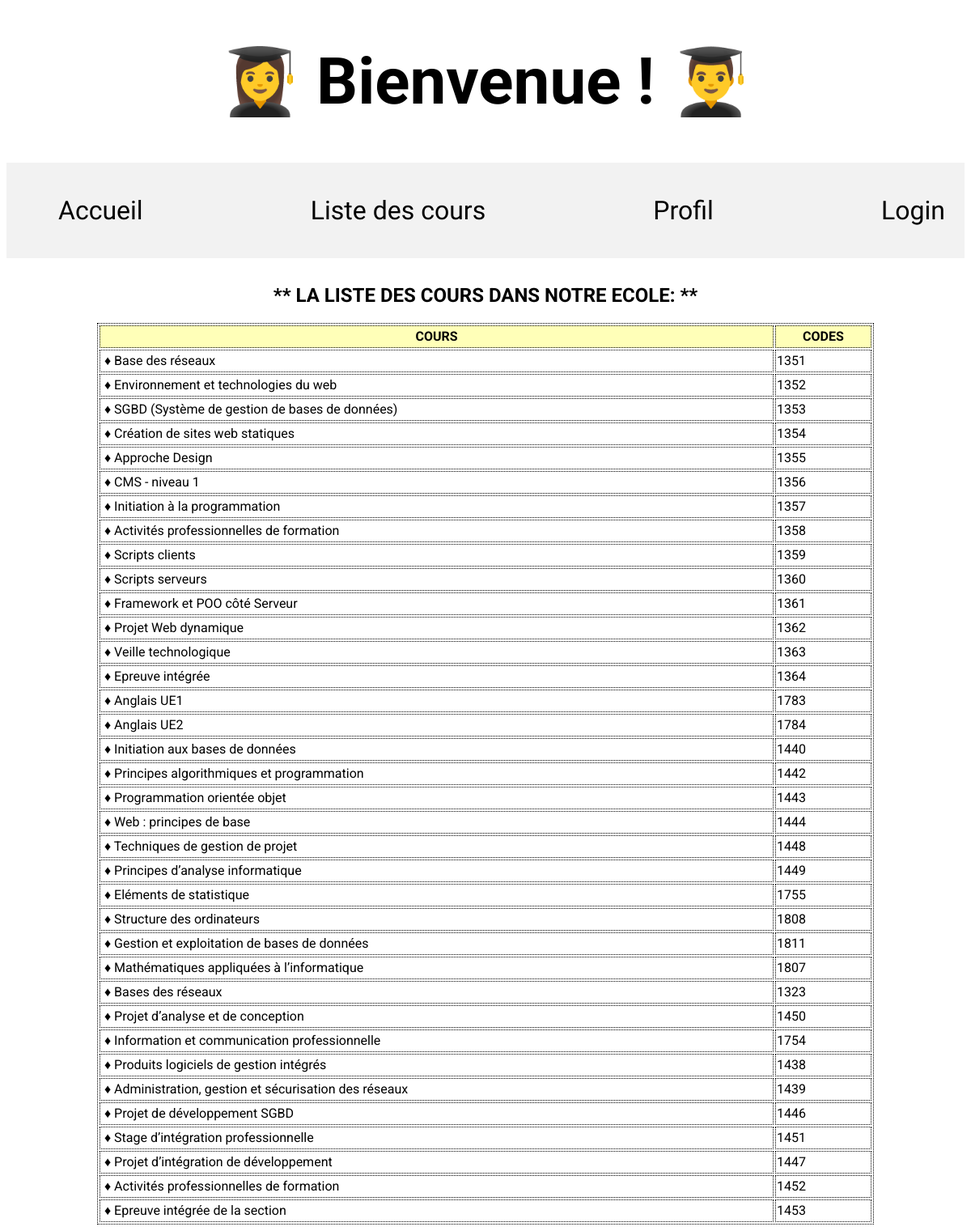
Page /index.php?sent=page/liste_des_cours on the committed database.
### tables this page shows
CREATE TABLE IF NOT EXISTS `course` (
  `id` bigint UNSIGNED NOT NULL AUTO_INCREMENT,
  `name` varchar(255) NOT NULL,
  `code` varchar(4) NOT NULL,
  PRIMARY KEY (`id`),
  UNIQUE KEY `code` (`code`)
);

### page/liste_des_cours.php (the view, shortened to what this page needs)
<h2>** LA LISTE DES COURS DANS NOTRE ECOLE: ** </h2>
<table>
    <thead>
        <tr>
            <th>COURS</th>
            <th>CODES</th>
        </tr>
    </thead>
    <tbody>
    <?php
    global $connexion;
    $sql = 'SELECT * FROM course';
    $query = $connexion->prepare($sql);
    $query->execute();
    $result = $query->fetchObject();
    while ($result) {
        echo '<tr><td>&nbsp;&#x2666; ' . $result->name . '</td><td>' . $result->code . '</td></tr>';
        $result = $query->fetchObject();
    }
    ?>
    </tbody>
</table>

### page/menu.php (shortened to what this page needs)
<nav>
    <ul>
        <li><a href="index.php">Accueil</a></li>
        <li><a href="index.php?sent=page/liste_des_cours">Liste des cours</a></li>
        <li><a href="index.php?sent=page/profile">Profil</a></li>
          <?php
            if(!empty($_SESSION['user_id'])){
                ?>
                <li><a href="index.php?sent=page/logout">&#10145;&#65039; Logout</a></li>
            <?php
            } else {
            ?>
            <li><a href="index.php?sent=page/login">Login</a></li>
            <?php
            }
        ?>
    </ul>
</nav>

### index.php (shortened to what this page needs)
<?php
include_once 'lib/fct_menu.php';
require_once 'page/menu.php';
if(!empty($_GET['sent'])){
    extension($_GET['sent']);
}

### lib/fct_menu.php
<?php
function extension($string){
    if(is_array(FILES_EXTENSIONS)){
        foreach (FILES_EXTENSIONS as $key) {
            $file_name = $string . $key;
            if (file_exists($file_name)) {
                include_once $file_name;
            }
        }
    }
}

### scss/style.css (style rules this page uses)
body { font-family: "Roboto", sans-serif; }
h1 { display: flex; justify-content: center; font-size: 5rem; }
h2, h3 { display: flex; justify-content: center; }
nav { background-color: #f2f2f2; padding: 1.5rem; font-family: "Amatic SC", cursive; margin-bottom: 2rem; margin-top: 2rem; }
nav ul { display: flex; justify-content: space-between; list-style-type: none; }
nav a { text-decoration: none; color: black; font-size: 2rem; }
table { border: dotted black 1px; margin: auto; line-height: 1.5rem; width: 60rem; }
table th, table td { border: dotted black 1px; }
table th { background-color: rgba(255, 255, 0, 0.28); }

### rows in the picture
course: name "Base des réseaux", code "1351"
course: name "Environnement et technologies du web", code "1352"
course: name "SGBD (Système de gestion de bases de données)", code "1353"
course: name "Création de sites web statiques", code "1354"
course: name "Approche Design", code "1355"
course: name "CMS - niveau 1", code "1356"
course: name "Initiation à la programmation", code "1357"
course: name "Activités professionnelles de formation", code "1358"
course: name "Scripts clients", code "1359"
course: name "Scripts serveurs", code "1360"
course: name "Framework et POO côté Serveur", code "1361"
course: name "Projet Web dynamique", code "1362"
course: name "Veille technologique", code "1363"
course: name "Epreuve intégrée", code "1364"
course: name "Anglais UE1", code "1783"
course: name "Anglais UE2", code "1784"
course: name "Initiation aux bases de données", code "1440"
course: name "Principes algorithmiques et programmation", code "1442"
course: name "Programmation orientée objet", code "1443"
course: name "Web : principes de base", code "1444"
course: name "Techniques de gestion de projet", code "1448"
course: name "Principes d’analyse informatique", code "1449"
course: name "Eléments de statistique", code "1755"
course: name "Structure des ordinateurs", code "1808"
course: name "Gestion et exploitation de bases de données", code "1811"
course: name "Mathématiques appliquées à l’informatique", code "1807"
course: name "Bases des réseaux", code "1323"
course: name "Projet d’analyse et de conception", code "1450"
course: name "Information et communication professionnelle", code "1754"
course: name "Produits logiciels de gestion intégrés", code "1438"
course: name "Administration, gestion et sécurisation des réseaux", code "1439"
course: name "Projet de développement SGBD", code "1446"
course: name "Stage d’intégration professionnelle", code "1451"
course: name "Projet d’intégration de développement", code "1447"
course: name "Activités professionnelles de formation", code "1452"
course: name "Epreuve intégrée de la section", code "1453"
